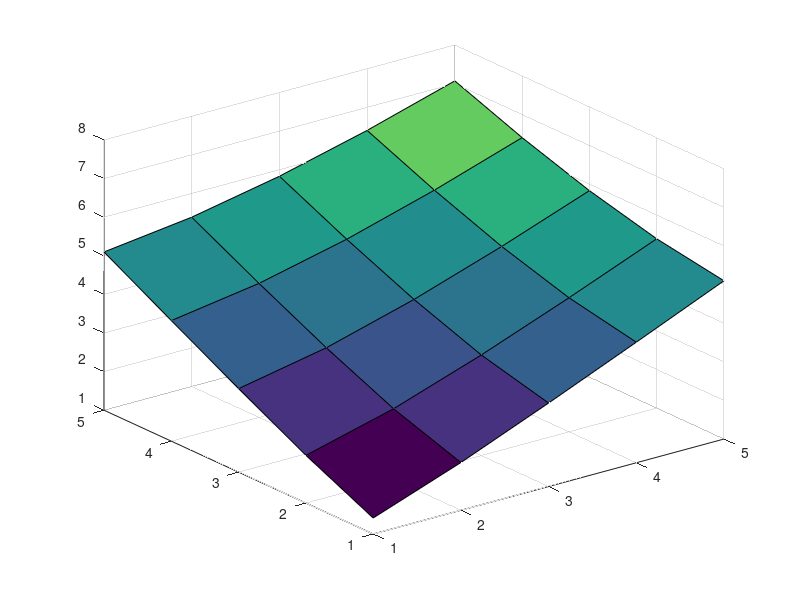

Here is the MATLAB script that generated this plot: (Note: this script raises an error after producing the figure.)
[X, Y] = meshgrid(1:5,1:5);
Z = (X.^2+Y.^2).^(1/2);
surf(X,Y,Z);
hold all;
w = Z(:);
X = X(:);
Y = Y(:);

u = [X,Y];

x = log(u);
y = log(w);

s = compare_fits(x,y, 2,1);

[u1, u2] = meshgrid(1:5,1:5);

% Max Affine Fitting
PAR_MA = s.maxaffine.params{1};
A = PAR_MA([2,3,5,6]);
B = PAR_MA([1,4]);
w_MA = exp(B(1)) .* u1.^A(1) .* u2.^A(2);
% surf(u1,u2,w_MA);
% hold all;
w_MA = exp(B(2)) .* u1.^A(3) .* u2.^A(4);
% surf(u1,u2,w_MA);
% hold all;

% Softmax Affine Fitting
PAR_SMA = s.softmax_optMAinit.params{1};
A = PAR_SMA([2,3,5,6]);
B = PAR_SMA([1,4]);
alpha = 1/PAR_SMA(end);
w_SMA = (exp(alpha.*B(1)) .* u1.^(alpha*A(1)) .* u2.^(alpha*A(2)) +...
        exp(alpha.*B(2)) .* u1.^(alpha*A(3)) .* u2.^(alpha*A(4))...
        ).^(1/alpha);
% surf(u1,u2,w_SMA);